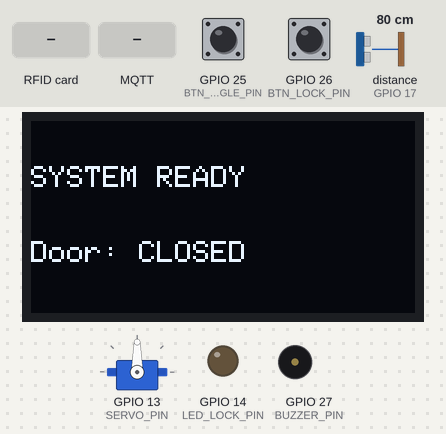
A sketch run on a simulated ESP32. Shown: 128×64 one-colour display, servo, output pins drawn as LEDs (lit = HIGH), buzzer (waves = sounding, pin HIGH). Wiring (inferred from the names in the program): ultrasonic range finder: trigger GPIO 16; echo GPIO 17. Inputs (shaded band) come from the test bench; at power-on: GPIO 25 (BTN_TOGGLE_PIN) HIGH, GPIO 26 (BTN_LOCK_PIN) HIGH, distance to the obstacle (sensor on GPIO 17) 80 cm. The echo pulse lasts 58.3 µs per cm; WiFi joins after 1.5 s; servers stay silent unless stated; random numbers use the default seed unless the sketch sets one; EEPROM starts erased; no MQTT or app messages arrive unless stated; pins used as bus, display or sensor lines are not drawn; what the sketch prints to the serial monitor is not drawn.

Above: at 2.8 s.
2.9 s: GPIO 25 (BTN_TOGGLE_PIN) pulled LOW for 0.15 s
At 3.11 s:
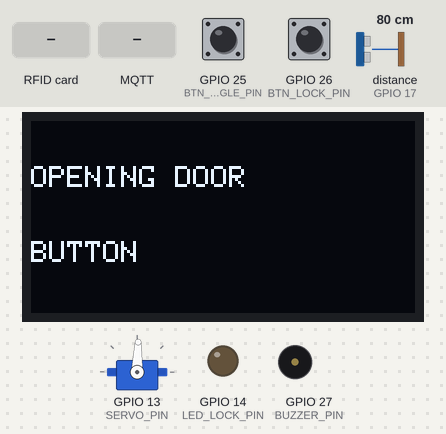
3.6 s: GPIO 26 (BTN_LOCK_PIN) pulled LOW for 0.15 s
At 5.1 s:
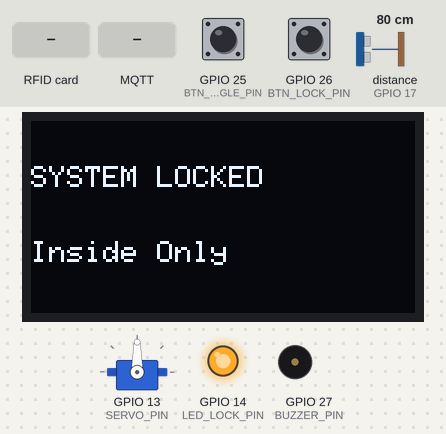
5.4 s: GPIO 26 (BTN_LOCK_PIN) pulled LOW for 1 s
At 6.8 s:
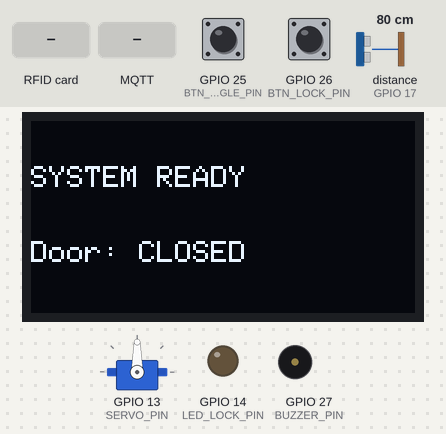
7.9 s: RFID card B2 19 F5 06 held to the reader
At 8.23 s:
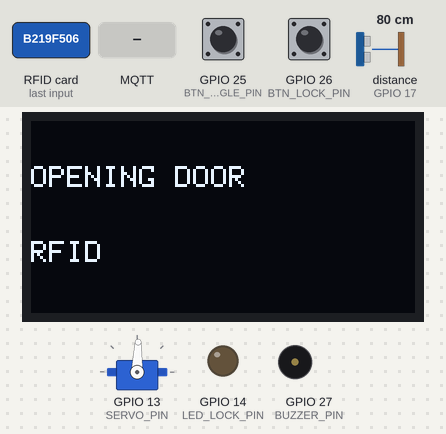
10.2 s: MQTT message "LEARN_CARD:" arrives on the first subscribed topic
At 12.4 s:
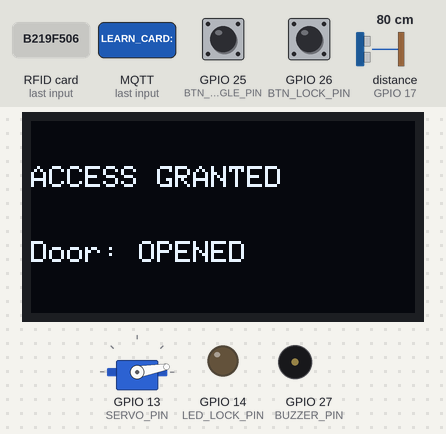
12.6 s: RFID card 5E 7A 19 C4 held to the reader
At 14.1 s:
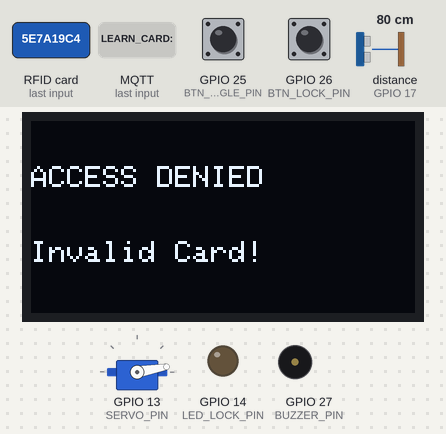
Timing chart, 0 to 15.6 s (numbered marks = the images above; inputs shaded):
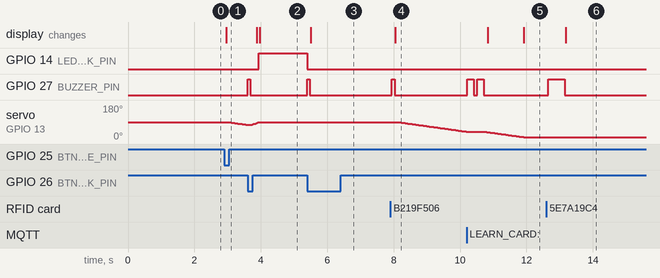

Measured:
- after the input at 2.9 s, servo on GPIO 13 (SERVO_PIN): moves from 90° to 76° over 0.51 s, starting after 0.13 s; the display: changes after 0.05 s (image 1)
- after the input at 3.6 s, GPIO 14 (LED_LOCK_PIN): LOW → HIGH after 0.34 s; GPIO 27 (BUZZER_PIN): LOW → HIGH at once, → LOW 0.08 s later; the display: first changes after 0.28 s (image 2 shows a later state)
- after the input at 5.4 s, GPIO 14 (LED_LOCK_PIN): HIGH → LOW at once; GPIO 27 (BUZZER_PIN): LOW → HIGH at once, → LOW 0.08 s later; the display: changes after 0.11 s (image 3)
- after the input at 7.9 s, GPIO 27 (BUZZER_PIN): LOW → HIGH after 0.05 s, → LOW 0.08 s later; servo on GPIO 13 (SERVO_PIN): moves from 90° to 39° over 2.0 s, starting after 0.25 s; the display: changes after 0.15 s (image 4)
- after the input at 10.2 s, GPIO 27 (BUZZER_PIN): alternates HIGH for 0.20 s and LOW for 0.10 s, 4 changes in all, then stays LOW, starting at once
- after the input at 12.6 s, GPIO 27 (BUZZER_PIN): LOW → HIGH after 0.05 s, → LOW 0.50 s later; the display: changes after 0.58 s (image 6)

The sketch:

sketch.ino
```cpp
#include <SPI.h>
#include <Wire.h>
#include <Adafruit_GFX.h>
#include <Adafruit_SSD1306.h>
#include <MFRC522.h>
#include <ESP32Servo.h>
#include <WiFi.h>
#include <WiFiClientSecure.h>
#include <PubSubClient.h>
#include <Preferences.h>

#include "setup.h"

// ================= MACROS & PINS =================
#define RST_PIN 4
#define SS_PIN 5
#define SERVO_PIN 13

#define TRIG_PIN 16
#define ECHO_PIN 17

#define BTN_TOGGLE_PIN 25
#define BTN_LOCK_PIN 26

#define LED_LOCK_PIN 14
#define BUZZER_PIN 27

#define SCREEN_WIDTH 128
#define SCREEN_HEIGHT 64

#define ANGLE_CLOSED 90
#define ANGLE_OPENED 10

// ================= NETWORK CONFIG =================
const char* ssid = WIFI_SSID;
const char* password = WIFI_PASSWORD;
const char* mqtt_server = MQTT_SERVER;
const int mqtt_port = MQTT_PORT;
const char* mqtt_user = MQTT_USER;
const char* mqtt_pass = MQTT_PASS;
const char* mqtt_topic_status = "garage/status";
const char* mqtt_topic_cmd = "garage/command";
// ================= GLOBAL OBJECTS =================
MFRC522 rfid(SS_PIN, RST_PIN);
Adafruit_SSD1306 oled(SCREEN_WIDTH, SCREEN_HEIGHT, &Wire, -1);
Servo doorServo;
WiFiClientSecure espClient;
PubSubClient client(espClient);


Preferences preferences;
// ================= STATES =================
enum DoorState {
  DOOR_CLOSED,
  DOOR_OPENING,
  DOOR_OPENED,
  DOOR_CLOSING,
  DOOR_EMERGENCY
};

DoorState currentDoorState = DOOR_CLOSED;
bool isHardLocked = false;
bool isPendingLock = false;
bool isLearningCard = false;
unsigned long learnModeStartTime = 0;

// Variables for Inputs & Sensors
bool lastLockSwitchState = false;
bool lastToggleState = HIGH;
int currentAngle = ANGLE_CLOSED;
float currentDistance = 999.0;
String masterUID = "B2:19:F5:06";

// Timers
unsigned long lastToggleTime = 0;
unsigned long lastLockTime = 0;
unsigned long lastRfidTime = 0;
unsigned long lastSonarTime = 0;
unsigned long lastServoTime = 0;
unsigned long lastPublishTime = 0;
unsigned long lastReconnectAttempt = 0;

// ================= PROTOTYPES =================
void updateOLED(String line1, String line2);
void beep(int duration);
void requestOpenDoor(String source);
void requestCloseDoor(String source);
void requestToggleDoor(String source);
void requestLock();
void requestUnlock();
void publishStatusToWeb(bool force = false);

// ================= SETUP =================
void setup() {
  Serial.begin(9600);
  SPI.begin();
  rfid.PCD_Init();

  preferences.begin("garage", false);
  String savedUID = preferences.getString("masterUID", "");
  if (savedUID != "") {
    masterUID = savedUID;
  }

  if (!oled.begin(SSD1306_SWITCHCAPVCC, 0x3C)) {
    Serial.println("OLED ERROR");
    while (true);
  }

  pinMode(BTN_TOGGLE_PIN, INPUT_PULLUP);
  pinMode(BTN_LOCK_PIN, INPUT_PULLUP);

  pinMode(LED_LOCK_PIN, OUTPUT);
  pinMode(BUZZER_PIN, OUTPUT);

  pinMode(TRIG_PIN, OUTPUT);
  pinMode(ECHO_PIN, INPUT);

  doorServo.attach(SERVO_PIN);
  doorServo.write(currentAngle);

  updateOLED("SYSTEM READY", "Door: CLOSED");
  Serial.println("SMART GARAGE READY");

  setup_wifi();
  espClient.setInsecure();
  client.setServer(mqtt_server, mqtt_port);
  client.setCallback(mqttCallback);

}

// ================= LOOP =================
void loop() {
  unsigned long now = millis();

  if (isLearningCard && (now - learnModeStartTime > 15000)) {
    isLearningCard = false;
    Serial.println("LEARN MODE TIMEOUT: Hết 15s chờ thẻ. Tự động hủy!");
    updateOLED("LEARN TIMEOUT", doorStateToString(currentDoorState));
    beep(200); delay(100); beep(200);
  }


  // 1. NETWORK & MQTT
  handleNetwork(now);

  // 2. SAVE PREVIOUS STATE FOR SYNC
  DoorState oldDoorState = currentDoorState;
  bool oldLockState = isHardLocked;

  // 3. READ SENSORS
  readSonar(now);
  safetyCheck();

  // 4. READ PHYSICAL INPUTS
  readLockSwitch(now);
  if (!isHardLocked && !isPendingLock) {
    readToggleButton(now);
    readRFID(now);
  }

  // 5. UPDATE ACTUATORS
  runServo(now);

  // 6. SYNC TO WEB
  if (client.connected()) {
    if (currentDoorState != oldDoorState || isHardLocked != oldLockState) {
      publishStatusToAll(true);
      Serial.println("[ĐỒNG BỘ WEB] Phát hiện thay đổi vật lý -> Báo cáo tức thời!");
    } else {
      publishStatusToAll(false);
    }
  }
}

// ================= DOOR CONTROL ACTIONS =================
void requestOpenDoor(String source) {
  if (currentDoorState == DOOR_CLOSED) {
    currentDoorState = DOOR_OPENING;
    updateOLED("OPENING DOOR", source);
    Serial.println("OPENING DOOR by: " + source);
  }
}

void requestCloseDoor(String source) {
  if (currentDoorState == DOOR_OPENED || currentDoorState == DOOR_EMERGENCY) {
    currentDoorState = DOOR_CLOSING;
    updateOLED("CLOSING DOOR", source);
    Serial.println("CLOSING DOOR by: " + source);
  }
}

void requestToggleDoor(String source) {
  if (currentDoorState == DOOR_CLOSED) {
    requestOpenDoor(source);
  } else if (currentDoorState == DOOR_OPENED || currentDoorState == DOOR_EMERGENCY) {
    requestCloseDoor(source);
  }
}

void requestLock() {
  beep(80);
  if (currentDoorState == DOOR_CLOSED) {
    isHardLocked = true;
    digitalWrite(LED_LOCK_PIN, HIGH);
    Serial.println("SYSTEM LOCKED");
    updateOLED("SYSTEM LOCKED", "Inside Only");
  } else {
    isPendingLock = true;
    Serial.println("LOCK PENDING... CLOSING DOOR");
    updateOLED("LOCK PENDING", "Closing...");
    currentDoorState = DOOR_CLOSING;
  }
}

void requestUnlock() {
  isHardLocked = false;
  isPendingLock = false; // Hủy lệnh chờ nếu có
  digitalWrite(LED_LOCK_PIN, LOW);
  beep(80);
  Serial.println("SYSTEM UNLOCKED");
  updateOLED("SYSTEM READY", doorStateToString(currentDoorState));
}

// ================= INPUT READING =================
void readToggleButton(unsigned long now) {
  bool currentToggleState = digitalRead(BTN_TOGGLE_PIN);

  // Nhấn nút nhanh (Falling edge)
  if (currentToggleState == LOW && lastToggleState == HIGH && (now - lastToggleTime > 50)) {
    lastToggleTime = now;
    if (isLearningCard) {
      isLearningCard = false; // Hủy chế độ thêm thẻ nếu bấm lại
      updateOLED("LEARN CANCELLED", doorStateToString(currentDoorState));
      beep(200);
    } else {
      requestToggleDoor("BUTTON"); // Nút bấm thực hiện mở/đóng cửa
    }
  }

  lastToggleState = currentToggleState;
}

void readLockSwitch(unsigned long now) {
  bool currentState = digitalRead(BTN_LOCK_PIN) == LOW; // LOW là đang nhấn

  if (currentState != lastLockSwitchState && (now - lastLockTime > 50)) {
    lastLockSwitchState = currentState;
    if (currentState) {
      lastLockTime = now;
      if (isLearningCard) {
        isLearningCard = false;
        Serial.println("LEARN MODE CANCELLED");
        updateOLED("LEARN CANCELLED", doorStateToString(currentDoorState));
        beep(200);
      } else {
        if (isHardLocked || isPendingLock) requestUnlock();
        else requestLock();
      }
    }
  }
}

void readRFID(unsigned long now) {
  if (rfid.PICC_IsNewCardPresent() && rfid.PICC_ReadCardSerial()) {
    if (now - lastRfidTime > 3000) {
      lastRfidTime = now;

      String scannedUID = "";
      for (byte i = 0; i < rfid.uid.size; i++) {
        scannedUID += (rfid.uid.uidByte[i] < 0x10 ? "0" : "");
        scannedUID += String(rfid.uid.uidByte[i], HEX);
        if (i != rfid.uid.size - 1) scannedUID += ":";
      }
      scannedUID.toUpperCase();

      Serial.println("-------------------------");
      Serial.print("MÃ THẺ: "); Serial.println(scannedUID);

      if (isLearningCard) {
         masterUID = scannedUID;
         preferences.putString("masterUID", masterUID);
         isLearningCard = false;
         Serial.println("-> LƯU THÀNH CÔNG THẺ CHÍNH MỚI: " + masterUID);
         beep(100); delay(100); beep(100); delay(100); beep(300);
         updateOLED("CARD SAVED!", "System Ready");
         delay(2000); // Tạm dừng 2s để hiển thị chữ
         updateOLED("SYSTEM READY", doorStateToString(currentDoorState));
      } else {
        if (scannedUID == masterUID) {
          Serial.println("-> HỢP LỆ! Mở/Đóng cửa.");
          beep(80);
          requestToggleDoor("RFID");
        } else {
          Serial.println("-> SAI MÃ THẺ! Cảnh báo đột nhập.");
          beep(500);
          updateOLED("ACCESS DENIED", "Invalid Card!");
        }
      }
      Serial.println("-------------------------");
    }
    rfid.PICC_HaltA();
  }
}

// ================= SENSORS & ACTUATORS =================
void readSonar(unsigned long now) {
  if (now - lastSonarTime < 60) return;
  lastSonarTime = now;

  digitalWrite(TRIG_PIN, LOW);
  delayMicroseconds(2);
  digitalWrite(TRIG_PIN, HIGH);
  delayMicroseconds(10);
  digitalWrite(TRIG_PIN, LOW);

  long duration = pulseIn(ECHO_PIN, HIGH, 20000);
  currentDistance = (duration == 0) ? 999.0 : (duration / 2.0) * 0.0343;
}

void safetyCheck() {
  if (currentDoorState == DOOR_CLOSING && currentDistance < 10.0) {
    currentDoorState = DOOR_EMERGENCY;

    if (isPendingLock) {
      isPendingLock = false;
      Serial.println("LOCK CANCELLED DUE TO OBSTACLE");
    }

    beep(300);
    Serial.println("OBSTACLE DETECTED");
    updateOLED("OBSTACLE!", "EMERGENCY OPEN");
  }
}

//==== SERVO =========
void runServo(unsigned long now) {
  // 1. THIẾT LẬP TỐC ĐỘ
  unsigned long currentDelay = 15;

  if (currentDoorState == DOOR_OPENING) {
    currentDelay = 30;
  } else if (currentDoorState == DOOR_EMERGENCY) {
    currentDelay = 5;
  }

  if (now - lastServoTime < currentDelay) return;
  lastServoTime = now;

  switch (currentDoorState) {

    case DOOR_OPENING:
      currentAngle -= 1;
      if (currentAngle <= ANGLE_OPENED) {
        currentAngle = ANGLE_OPENED;
        currentDoorState = DOOR_OPENED;
        if (!isHardLocked)
          updateOLED("ACCESS GRANTED", "Door: OPENED");
      }
      doorServo.write(currentAngle);
      break;

    case DOOR_CLOSING:
      currentAngle += 1;
      if (currentAngle >= ANGLE_CLOSED) {
        currentAngle = ANGLE_CLOSED;
        currentDoorState = DOOR_CLOSED;

        if (isPendingLock) {
          isPendingLock = false;
          isHardLocked = true;
          digitalWrite(LED_LOCK_PIN, HIGH);
          Serial.println("SYSTEM LOCKED");
          updateOLED("SYSTEM LOCKED", "Inside Only");
        } else if (!isHardLocked) {
          updateOLED("SYSTEM READY", "Door: CLOSED");
        }
      }
      doorServo.write(currentAngle);
      break;

    case DOOR_EMERGENCY:
      currentAngle -= 3;
      if (currentAngle <= ANGLE_OPENED) {
        currentAngle = ANGLE_OPENED;
        currentDoorState = DOOR_OPENED;
      }
      doorServo.write(currentAngle);
      break;

    default:
      break;
  }
}

// ================= HARDWARE PERIPHERALS =================
void updateOLED(String line1, String line2) {
  oled.clearDisplay();
  oled.setTextSize(1);
  oled.setTextColor(SSD1306_WHITE);
  oled.setCursor(0, 15);
  oled.println(line1);
  oled.setCursor(0, 40);
  oled.println(line2);
  oled.display();
}

void beep(int duration) {
  digitalWrite(BUZZER_PIN, HIGH);
  delay(duration);
  digitalWrite(BUZZER_PIN, LOW);
}

// ================= UTILITIES =================
String doorStateToString(DoorState state) {
  switch (state) {
    case DOOR_CLOSED: return "Door: CLOSED";
    case DOOR_OPENED: return "Door: OPENED";
    case DOOR_EMERGENCY: return "EMERGENCY!";
    default: return "Moving...";
  }
}

String getWebDoorState(DoorState state) {
  switch (state) {
    case DOOR_CLOSED: return "DOOR_CLOSED";
    case DOOR_OPENING: return "DOOR_OPENING";
    case DOOR_OPENED: return "DOOR_OPENED";
    case DOOR_CLOSING: return "DOOR_CLOSING";
    case DOOR_EMERGENCY: return "DOOR_EMERGENCY";
    default: return "DOOR_CLOSED";
  }
}

// ================= NETWORK & MQTT =================
void handleNetwork(unsigned long now) {
  // Quản lý HiveMQ (Web)
  if (WiFi.status() == WL_CONNECTED) {
    if (!client.connected()) reconnectMQTT();
    else client.loop();

  }
}

void setup_wifi() {
  delay(10);
  Serial.println();
  Serial.print("Connecting WiFi: ");
  Serial.println(ssid);

  WiFi.begin(ssid, password);

  int attempts = 0;
  while (WiFi.status() != WL_CONNECTED && attempts < 20) {
    delay(500);
    Serial.print(".");
    attempts++;
  }

  if (WiFi.status() == WL_CONNECTED) {
    Serial.println("\nWiFi Connected! IP: ");
    Serial.println(WiFi.localIP());
  } else {
    Serial.println("\n[WARNING] WiFi failed! Offline mode.");
  }
}

bool reconnectMQTT() {
  Serial.print("Connecting MQTT... ");
  String clientId = "ESP32Garage-Minh-";
  clientId += String(random(0xffff), HEX);

  if (client.connect(clientId.c_str(), mqtt_user, mqtt_pass)) {
    Serial.println(" SUCCESS!");
    client.subscribe(mqtt_topic_cmd);
    return true;
  } else {
    Serial.print(" FAILED, rc=");
    Serial.println(client.state());
    return false;
  }
}


void mqttCallback(char* topic, byte* payload, unsigned int length) {
  String message;
  for (int i = 0; i < length; i++) message += (char)payload[i];

  Serial.print("Web Command ["); Serial.print(topic); Serial.print("]: "); Serial.println(message);

  if (String(topic) == mqtt_topic_cmd && !isHardLocked && !isPendingLock) {
    if (message == "OPEN") requestOpenDoor("Web Command");
    else if (message == "CLOSE") requestCloseDoor("Web Command");
    else if (message == "TOGGLE") requestToggleDoor("Web Command");
    else if (message.startsWith("LEARN_CARD:")) {

      String password = message.substring(11);
      if (password == "123456") {
        isLearningCard = true;
        learnModeStartTime = millis();
        beep(500);
        updateOLED("LEARN MODE", "Scan new card");
        Serial.println("LEARN MODE (Web): Xác thực hệ thống hợp lệ!");
      } else {
        beep(200); delay(100); beep(200);
        updateOLED("AUTH FAILED", "Wrong Password");
        Serial.println("AUTH FAILED (Web): Lệnh chặn vì Sai mật khẩu!");
      }
    }
  }
}


void publishStatusToWeb(bool force) {
  unsigned long now = millis();
  if (force || now - lastPublishTime > 500) {
    lastPublishTime = now;

    String payload = "{";
    payload += "\"door\":\"" + getWebDoorState(currentDoorState) + "\",";
    payload += "\"lock\":\"" + String(isHardLocked ? "LOCKED" : "UNLOCKED") + "\"";
    payload += "}";

    client.publish(mqtt_topic_status, payload.c_str());
  }
}


void publishStatusToAll(bool force) {
  publishStatusToWeb(force);

}
```

setup.example.h
```cpp
#ifndef SETUP_H
#define SETUP_H

#define WIFI_SSID "your_wifi_ssid"
#define WIFI_PASSWORD "your_wifi_password"

#define MQTT_SERVER "your_mqtt_broker_url"
#define MQTT_PORT 8883
#define MQTT_USER "your_mqtt_username"
#define MQTT_PASS "your_mqtt_password"

#endif
```
